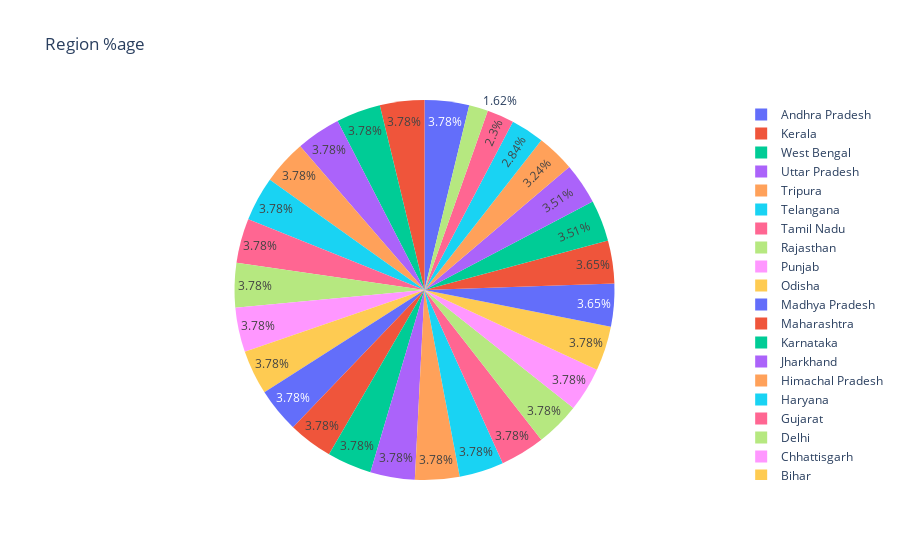

Notebook cell for this chart:
### Code cell
px.pie(df,names=df['Region'].value_counts().keys(),values=df['Region'].value_counts(),color=df['Region'].value_counts().keys(),
       title='Region %age')

### Figure 1 — Plotly figure (JSON) as saved in the notebook; plotly's stock layout.template omitted (floating-point values rounded to 4 significant figures)
{"data": [{"customdata": [["Andhra Pradesh"], ["Kerala"], ["West Bengal"], ["Uttar Pradesh"], ["Tripura"], ["Telangana"], ["Tamil Nadu"], ["Rajasthan"], ["Punjab"], ["Odisha"], ["Madhya Pradesh"], ["Maharashtra"], ["Karnataka"], ["Jharkhand"], ["Himachal Pradesh"], ["Haryana"], ["Gujarat"], ["Delhi"], ["Chhattisgarh"], ["Bihar"], ["Meghalaya"], ["Uttarakhand"], ["Assam"], ["Puducherry"], ["Goa"], ["Jammu & Kashmir"], ["Sikkim"], ["Chandigarh"]], "domain": {"x": [0, 1], "y": [0, 1]}, "hovertemplate": "label=%{label}<br>value=%{value}<br>color=%{customdata[0]}<extra></extra>", "labels": ["Andhra Pradesh", "Kerala", "West Bengal", "Uttar Pradesh", "Tripura", "Telangana", "Tamil Nadu", "Rajasthan", "Punjab", "Odisha", "Madhya Pradesh", "Maharashtra", "Karnataka", "Jharkhand", "Himachal Pradesh", "Haryana", "Gujarat", "Delhi", "Chhattisgarh", "Bihar", "Meghalaya", "Uttarakhand", "Assam", "Puducherry", "Goa", "Jammu & Kashmir", "Sikkim", "Chandigarh"], "legendgroup": "", "marker": {"colors": ["#636efa", "#EF553B", "#00cc96", "#ab63fa", "#FFA15A", "#19d3f3", "#FF6692", "#B6E880", "#FF97FF", "#FECB52", "#636efa", "#EF553B", "#00cc96", "#ab63fa", "#FFA15A", "#19d3f3", "#FF6692", "#B6E880", "#FF97FF", "#FECB52", "#636efa", "#EF553B", "#00cc96", "#ab63fa", "#FFA15A", "#19d3f3", "#FF6692", "#B6E880"]}, "name": "", "showlegend": true, "type": "pie", "values": [28, 28, 28, 28, 28, 28, 28, 28, 28, 28, 28, 28, 28, 28, 28, 28, 28, 28, 28, 28, 27, 27, 26, 26, 24, 21, 17, 12]}], "layout": {"legend": {"tracegroupgap": 0}, "title": {"text": "Region %age"}}}
